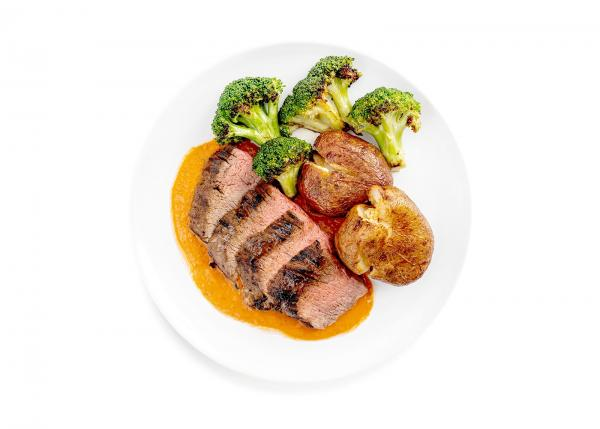
#> input picture test1/images/adobo_flank_steak_-_admony-mia.jpg, 600 x 429 px
$ python main_sift.py
#> lines starting #> are read from the running program, lines starting #| are printed output that depends on the picture
import cv2
# pip install opencv-python
# pip install opencv-contrib-python
# Open images
img1 = cv2.imread('./images/adobo_flank_steak_-_admony-mia.jpg')
#> img1 is the input picture: shape (429, 600, 3); mean B, G, R 214, 227.1, 237
img2 = cv2.imread('./images/avocadochickentacos-ruben-mia.jpg')
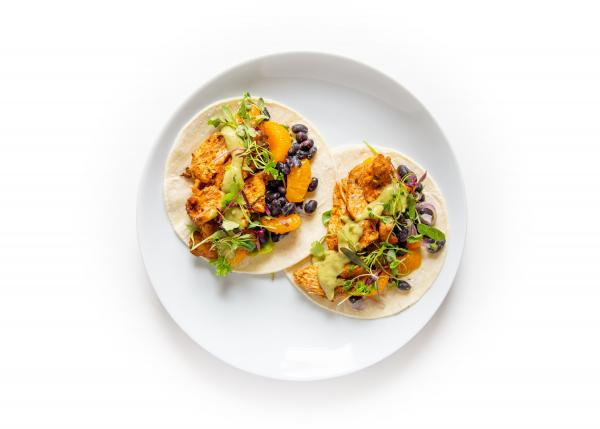
#> input picture test1/images/avocadochickentacos-ruben-mia.jpg, 600 x 429 px
#> img2 is the input picture: shape (429, 600, 3); mean B, G, R 217.9, 229.3, 235.4

#img1 = cv2.imread('./images/people/1.jpeg')
#img2 = cv2.imread('./images/people/2.jpeg')

gray1 = cv2.cvtColor(img1, cv2.COLOR_BGR2GRAY)
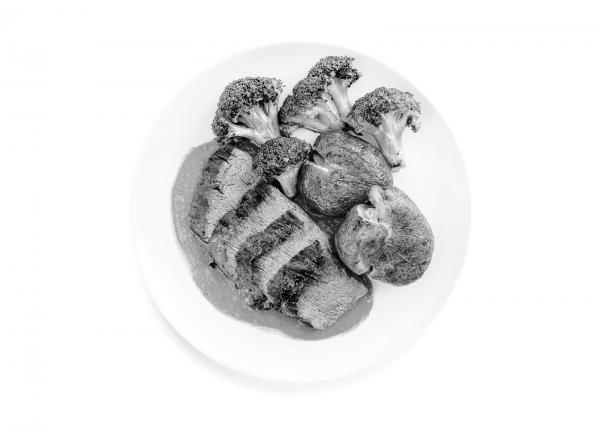
#> gray1: shape (429, 600); min 0, max 255, mean 228.6
gray2 = cv2.cvtColor(img2, cv2.COLOR_BGR2GRAY)
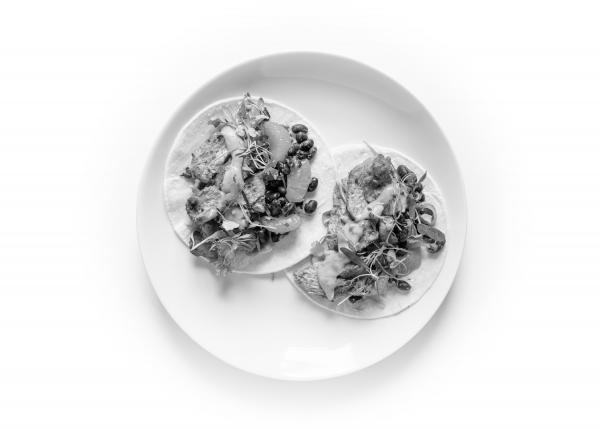
#> gray2: shape (429, 600); min 1, max 255, mean 229.8

# Sift characteristics
sift = cv2.xfeatures2d.SIFT_create()
kp1, des1 = sift.detectAndCompute(gray1, None)
#> kp1 = 757 keypoints; strongest (x, y, size): (299, 205, 153), (333, 73, 2.9), (213, 265, 4.4), (239, 123, 3.7)
kp2, des2 = sift.detectAndCompute(gray2, None)
#> kp2 = 798 keypoints; strongest (x, y, size): (313, 186, 7.2), (422, 199, 3.3), (228, 225, 7.3), (193, 206, 8.6)

# Compare
bf = cv2.BFMatcher()
matches = bf.knnMatch(des1, des2, k=2)
#> matches = 757 matches
good_matches = []
for m,n in matches:
    if m.distance < 0.75*n.distance:
        good_matches.append([m])
#> after the loop, good_matches = 9 matches

# Draw results
img3 = cv2.drawMatchesKnn(img1, kp1, img2, kp2, good_matches, None, flags=cv2.DrawMatchesFlags_NOT_DRAW_SINGLE_POINTS)
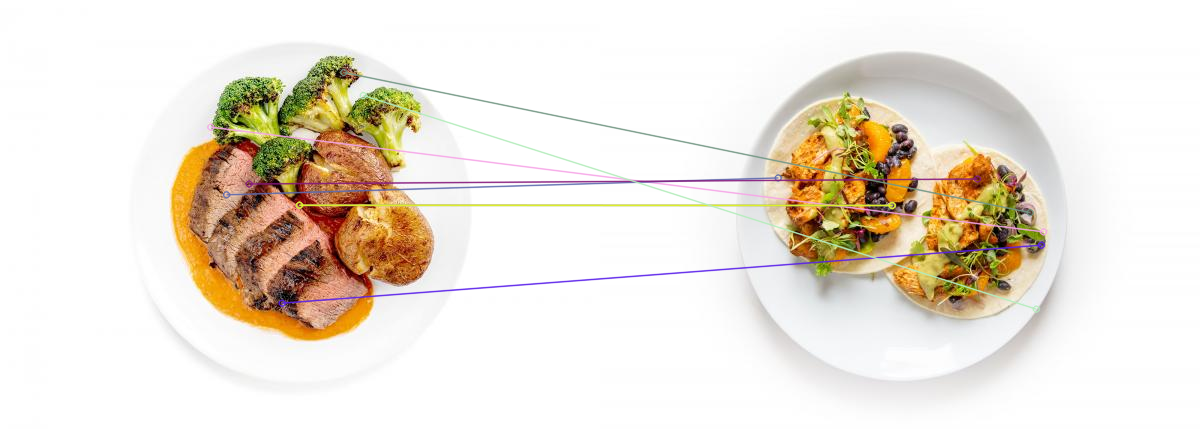
#> img3: shape (429, 1200, 3); mean B, G, R 215.9, 227.4, 235.4

cv2.imshow('Resultado', img3)
cv2.waitKey(0)
cv2.destroyAllWindows()
